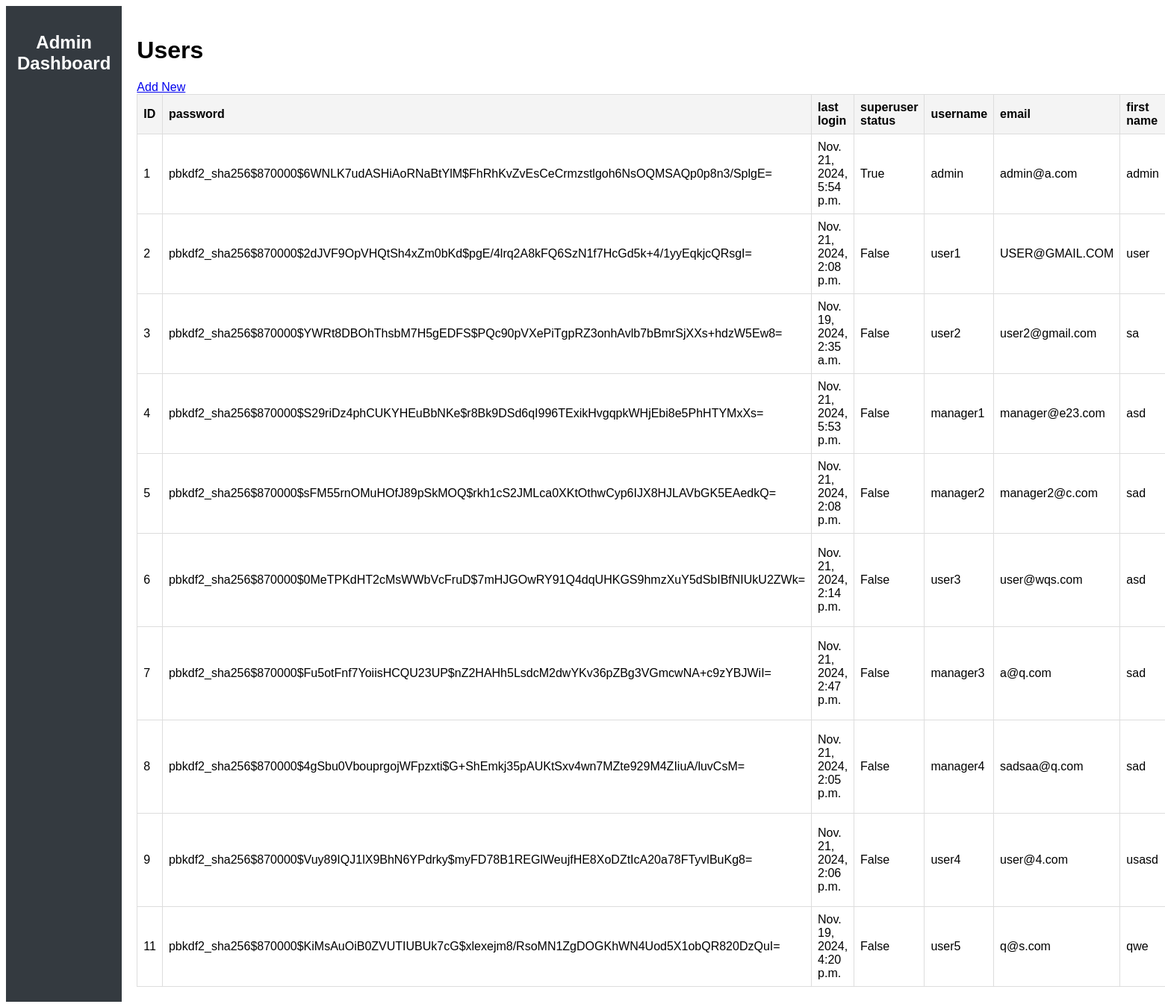
Screenshot of /admin-dashboard/CustomUser/ (signed in) with the database file from the repository.
### app/models.py (models this page shows, shortened)
class CustomUser(AbstractBaseUser, PermissionsMixin):
    username = models.CharField(unique=True, max_length=150)
    email = models.EmailField(unique=True)
    first_name = models.CharField(max_length=100)
    last_name = models.CharField(max_length=100)
    is_active = models.BooleanField(default=True)
    is_staff = models.BooleanField(default=False)
    ROLE_CHOICES = [
        ('admin', 'Admin'),
        ('manager', 'Manager'),
        ('user', 'User'),
    ]
    role = models.CharField(max_length=20, choices=ROLE_CHOICES, default='user')
    SUB_ROLE_CHOICES = [
        ('none', 'None'),
        ('user-access-to-all-users-with-role-user', 'User Access to All Users with Role User'),
        ('manager-access-to-all-users-with-role-manager', 'user Access to All Users with Role Manager'),
    ]
    sub_role = models.CharField(max_length=255, choices=SUB_ROLE_CHOICES, default='none')
    objects = CustomUserManager()
    profile_image = models.ImageField(upload_to='profile_images/', blank=True, null=True)
    USERNAME_FIELD = 'username'
    REQUIRED_FIELDS = ['email', 'first_name', 'last_name']
    class Meta:
        verbose_name = 'User'
        verbose_name_plural = 'Users'

### admin_dashboard/views.py (the view)
# urls.py: path('<str:model_name>/', views.model_list, name='model_list'),
@superuser_required
@superuser_required
def model_list(request, model_name):
    app_model_map = {
        'CustomUser': 'app',
        'Tag': 'app',
        'Category': 'app',
        'Form': 'app',
        'FormVersion': 'app',
        'UserCategory': 'user_categories',
        'UserCategoryMembership': 'user_categories',
        'Profile': 'userprofile',
    }
    app_name = app_model_map.get(model_name)
    if not app_name:
        return render(request, 'error_template.html', {'message': 'Model not found in specified apps.'})
    try:
        model = apps.get_model(app_name, model_name)
        objects = model.objects.all()
        verbose_name_plural = model._meta.verbose_name_plural  # Get the plural form of the model's name
        fields = model._meta.fields  # Get the fields of the model
        return render(
            request,
            'admin_dashboard/model_list.html',
            {
                'model_name': model_name,
                'verbose_name_plural': verbose_name_plural,
                'objects': objects,
                'fields': fields,
            }
        )
    except LookupError:
        return render(request, 'error_template.html', {'message': f'Model "{model_name}" not found in app "{app_name}".'})
    except Exception as e:
        return render(request, 'error_template.html', {'message': f'An error occurred: {str(e)}'})

### admin_dashboard/templatetags/custom_filters.py (called while the page is built)
@register.filter(name='attr')
def attr(obj, field_name):
    if isinstance(obj, Model):
        return getattr(obj, field_name, None)
    return None

### admin_dashboard/views.py (called while the page is built)
def superuser_required(view_func):
    return user_passes_test(lambda u: u.is_superuser)(view_func)

### app/templates/admin_dashboard/model_list.html (shortened to what this page needs)
{% extends "admin_dashboard/base.html" %}
{% load custom_filters %}
{% block content %}
    <h1>{{ verbose_name_plural }}</h1>
    <a href="{% url 'admin_dashboard:model_add' model_name %}">Add New</a>
    <table>
        <thead>
            <tr>
                {% for field in fields %}
                    <th>{{ field.verbose_name }}</th>
                {% endfor %}
            </tr>
        </thead>
        <tbody>
            {% for object in objects %}
                <tr>
                    {% for field in fields %}
                        <td>{{ object|attr:field.name }}</td>
                    {% endfor %}
                </tr>
            {% endfor %}
        </tbody>
    </table>
{% endblock %}

### app/static/css/admin_dashboard.css (style rules this page uses)
body { display: flex; font-family: Arial, sans-serif; }
table { width: 100%; border-collapse: collapse; }
table th, table td { border: 1px solid #ddd; padding: 8px; }
table th { background: #f4f4f4; text-align: left; }

### rows the page displays
CustomUser: fields "1" "pbkdf2_sha256$870000$6WNLK7udASHiAoRNaBtYlM$FhRhKvZvEsCeCrmzstlgoh6NsOQMSAQp0p8n3/SplgE=" "Nov. 21, 2024, 5:54 p.m." "True" "admin" "admin@a.com" "admin"
CustomUser: fields "2" "pbkdf2_sha256$870000$2dJVF9OpVHQtSh4xZm0bKd$pgE/4lrq2A8kFQ6SzN1f7HcGd5k+4/1yyEqkjcQRsgI=" "Nov. 21, 2024, 2:08 p.m." "False" "user1" "USER@GMAIL.COM" "user"
CustomUser: fields "3" "pbkdf2_sha256$870000$YWRt8DBOhThsbM7H5gEDFS$PQc90pVXePiTgpRZ3onhAvlb7bBmrSjXXs+hdzW5Ew8=" "Nov. 19, 2024, 2:35 a.m." "False" "user2" "user2@gmail.com" "sa"
CustomUser: fields "4" "pbkdf2_sha256$870000$S29riDz4phCUKYHEuBbNKe$r8Bk9DSd6qI996TExikHvgqpkWHjEbi8e5PhHTYMxXs=" "Nov. 21, 2024, 5:53 p.m." "False" "manager1" "manager@e23.com" "asd"
CustomUser: fields "5" "pbkdf2_sha256$870000$sFM55rnOMuHOfJ89pSkMOQ$rkh1cS2JMLca0XKtOthwCyp6IJX8HJLAVbGK5EAedkQ=" "Nov. 21, 2024, 2:08 p.m." "False" "manager2" "manager2@c.com" "sad"
CustomUser: fields "6" "pbkdf2_sha256$870000$0MeTPKdHT2cMsWWbVcFruD$7mHJGOwRY91Q4dqUHKGS9hmzXuY5dSbIBfNIUkU2ZWk=" "Nov. 21, 2024, 2:14 p.m." "False" "user3" "user@wqs.com" "asd"
CustomUser: fields "7" "pbkdf2_sha256$870000$Fu5otFnf7YoiisHCQU23UP$nZ2HAHh5LsdcM2dwYKv36pZBg3VGmcwNA+c9zYBJWiI=" "Nov. 21, 2024, 2:47 p.m." "False" "manager3" "a@q.com" "sad"
CustomUser: fields "8" "pbkdf2_sha256$870000$4gSbu0VbouprgojWFpzxti$G+ShEmkj35pAUKtSxv4wn7MZte929M4ZIiuA/luvCsM=" "Nov. 21, 2024, 2:05 p.m." "False" "manager4" "sadsaa@q.com" "sad"
CustomUser: fields "9" "pbkdf2_sha256$870000$Vuy89IQJ1lX9BhN6YPdrky$myFD78B1REGlWeujfHE8XoDZtIcA20a78FTyvlBuKg8=" "Nov. 21, 2024, 2:06 p.m." "False" "user4" "user@4.com" "usasd"
CustomUser: fields "11" "pbkdf2_sha256$870000$KiMsAuOiB0ZVUTIUBUk7cG$xlexejm8/RsoMN1ZgDOGKhWN4Uod5X1obQR820DzQuI=" "Nov. 19, 2024, 4:20 p.m." "False" "user5" "q@s.com" "qwe"

### other values shown
{{ verbose_name_plural }} "Users"
{{ field.verbose_name }} "ID" "password" "last login" "superuser status" "username" "email" "first name"
